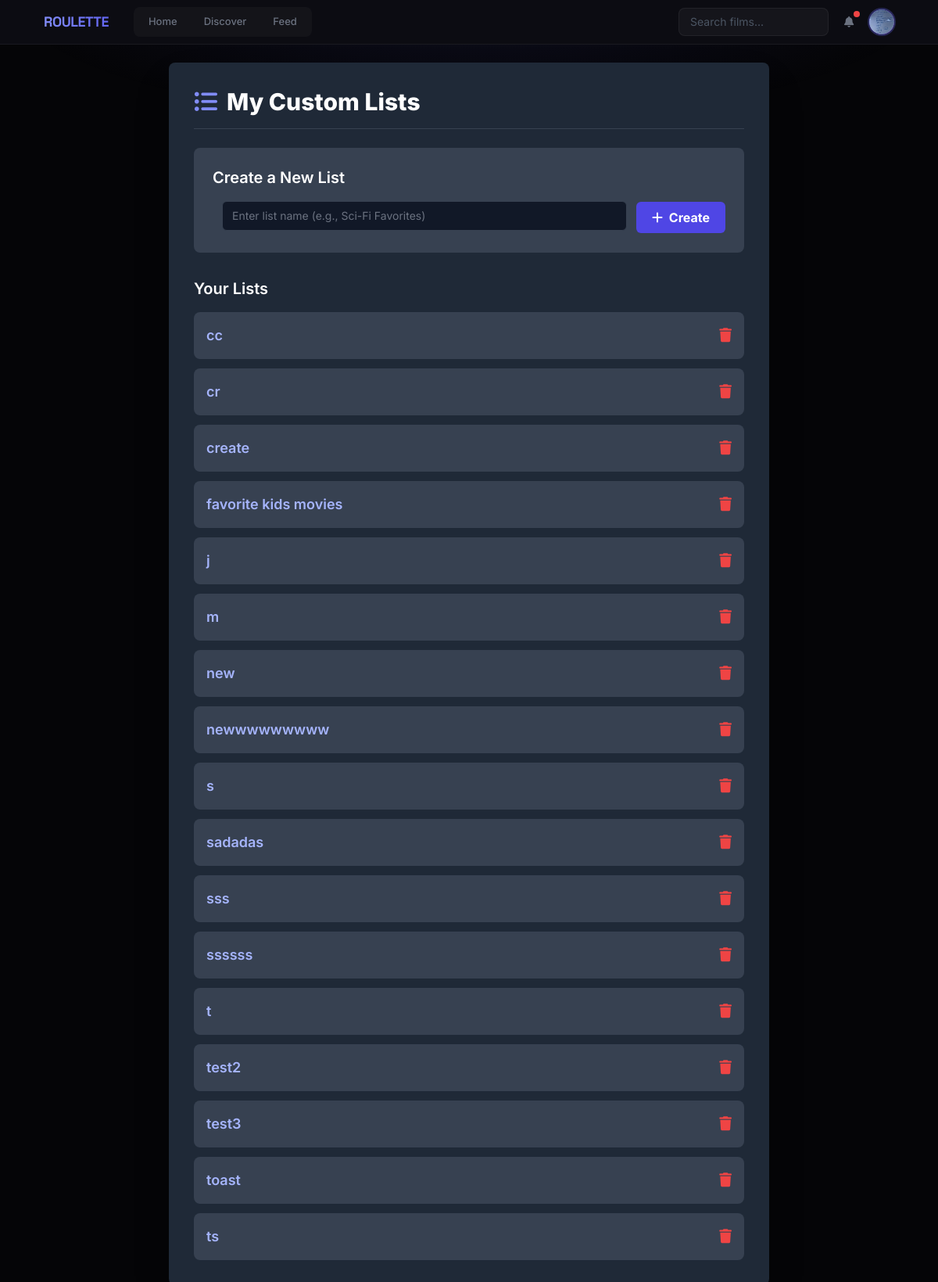
Screenshot of /lists/ (signed in) with the database file from the repository.
### users/models.py (models this page shows, shortened)
class Profile(models.Model):
    user = models.OneToOneField(settings.AUTH_USER_MODEL, on_delete=models.CASCADE)
    is_favorites_private = models.BooleanField(default=False)
    bio = models.TextField(max_length=500, blank=True)
    image = models.ImageField(default='default.jpg', upload_to='profile_pics')

### roulette/models.py (models this page shows, shortened)
class UserList(models.Model):
    user = models.ForeignKey(settings.AUTH_USER_MODEL, on_delete=models.CASCADE, related_name='custom_lists')
    name = models.CharField(max_length=100)
    description = models.TextField(blank=True, null=True, max_length=500, help_text="Optional: Describe your list.")
    is_public = models.BooleanField(default=True, help_text="Make this list viewable by others?")
    created_at = models.DateTimeField(auto_now_add=True)
    updated_at = models.DateTimeField(auto_now=True)
    class Meta:
        unique_together = ('user', 'name')
        ordering = ['name']

### roulette/views.py (the view)
# urls.py: path('lists/', views.list_all_lists_view, name='list_all'),        # Page to view/create lists
@login_required
def list_all_lists_view(request):
    user_lists = UserList.objects.filter(user=request.user)
    form = UserListForm()
    context = {
        'lists': user_lists,
        'form': form,
    }
    return render(request, 'roulette/list_all.html', context)

### roulette/context_processors.py (called while the page is built)
def unread_notifications_count(request):
    if request.user.is_authenticated:
        count = Notification.objects.filter(recipient=request.user, read=False).count()
        return {'unread_notifications_count': count}
    return {'unread_notifications_count': 0} # Return 0 if user is not logged in

### roulette/templates/roulette/list_all.html (shortened to what this page needs)
{% extends 'roulette/base.html' %}
{% block content %}
<div class="bg-gray-800 p-8 rounded-lg shadow-2xl max-w-3xl mx-auto">
    <h2 class="text-3xl font-extrabold text-white mb-6 border-b border-gray-700 pb-4">
        <i class="fas fa-list-ul mr-3 text-indigo-400"></i>My Custom Lists
    </h2>
    <div class="mb-8 p-6 bg-gray-700 rounded-lg">
        <h3 class="text-xl font-semibold text-white mb-4">Create a New List</h3>
        <form id="create-list-form" action="{% url 'roulette:list_create' %}" method="POST" class="flex items-center space-x-3">
            <div class="flex-grow">
                {{ form.name }}
            </div>
            <button type="submit" class="bg-indigo-600 hover:bg-indigo-700 text-white font-bold py-2 px-5 rounded-md">
                <i class="fas fa-plus mr-1"></i> Create
            </button>
        </form>
    </div>
    <div>
        <h3 class="text-xl font-semibold text-white mb-4">Your Lists</h3>
        <div id="user-lists-container" class="space-y-3">
            {% for list in lists %}
                <div class="user-list-item flex items-center justify-between p-4 bg-gray-700 rounded-lg hover:bg-gray-600 transition-colors" data-list-id="{{ list.id }}">
                    <a href="{% url 'roulette:list_detail' list_id=list.id %}" class="font-semibold text-lg text-indigo-300 hover:text-indigo-100 flex-grow mr-4 list-name">
                        {{ list.name }}
                    </a>
                    <button type="button" class="delete-list-btn text-red-500 hover:text-red-400 text-lg"
                            data-list-id="{{ list.id }}"
                            data-list-name="{{ list.name|escapejs }}"
                            data-delete-url="{% url 'roulette:list_delete' list_id=list.id %}"
                            title="Delete List">
                        <i class="fas fa-trash"></i>
                    </button>
                </div>
            {% empty %}
                <p id="no-lists-message" class="text-gray-400 text-center py-4">You haven't created any custom lists yet.</p>
            {% endfor %}
        </div>
    </div>
</div>
{% endblock %}

### roulette/templates/roulette/base.html (shortened to what this page needs)
<!DOCTYPE html>
<html lang="en">
<head>
    <script src="https://cdn.tailwindcss.com"></script>
    <link rel="stylesheet" href="https://cdnjs.cloudflare.com/ajax/libs/font-awesome/6.5.1/css/all.min.css">
</head>
<body class="min-h-screen flex flex-col relative">
    <nav class="fixed top-0 left-0 right-0 z-50 bg-[#0c0c12] border-b border-white/[0.06]">
        <div class="max-w-6xl mx-auto px-4 sm:px-6 lg:px-8">
            <div class="flex items-center justify-between h-14">
                <div class="flex items-center gap-8">
                    <a href="{% url 'roulette:roulette_view' %}" class="font-display font-bold text-lg tracking-tight">
                        <span class="bg-gradient-to-r from-indigo-400 to-indigo-500 bg-clip-text text-transparent">ROULETTE</span>
                    </a>
                    <div class="hidden md:flex nav-pill-group">
    <a href="{% url 'roulette:roulette_view' %}"
       class="nav-pill {% if request.path == '/' or request.path == '/home/' %}nav-pill-active{% endif %}">Home</a>
    <a href="{% url 'roulette:discover' %}"
       class="nav-pill {% if '/discover/' in request.path %}nav-pill-active{% endif %}">Discover</a>
       <a href="{% url 'roulette:feed' %}"
       class="nav-pill {% if '/feed/' in request.path %}nav-pill-active{% endif %}">Feed</a>
</div>
                </div>
                <div class="hidden md:flex items-center gap-2">
                    <form action="{% url 'roulette:search_results' %}" method="GET">
                        <input type="text" name="q" placeholder="Search films..."
                               class="w-48 bg-white/[0.04] border border-white/[0.06] rounded-lg py-[7px] pl-3.5 pr-9 text-sm text-white placeholder-gray-600 focus:outline-none focus:border-indigo-500/40 focus:bg-white/[0.06] transition-all">
                    </form>
                    {% if user.is_authenticated %}
                        <a href="{% url 'roulette:notifications' %}" id="navbar-notifications-link"
                           class="relative w-9 h-9 flex items-center justify-center rounded-lg text-gray-500 hover:text-gray-300 hover:bg-white/[0.05] transition-all">
                            <i class="fas fa-bell text-sm"></i>
                            <span id="navbar-unread-count" class="absolute top-1 right-1 w-2 h-2 rounded-full bg-red-500 {% if unread_notifications_count == 0 %}hidden{% endif %}"></span>
                        </a>
                        <div class="relative dropdown">
                            <button id="user-menu-button" type="button"
                                    class="w-8 h-8 rounded-full bg-gradient-to-br from-indigo-500 to-purple-500 flex items-center justify-center text-xs font-semibold text-white ring-2 ring-indigo-500/30 cursor-pointer hover:ring-indigo-500/50 transition-all overflow-hidden"
                                    aria-expanded="false" aria-haspopup="true">
                                {% if user.profile.image and user.profile.image.url != '/media/default.jpg' %}
                                    <img src="{{ user.profile.image.url }}" class="w-full h-full rounded-full object-cover" alt="">
                                {% else %}
                                    {{ user.username|first|upper }}
                                {% endif %}
                            </button>
                        </div>
                    {% else %}
                        <a href="{% url 'users:login' %}" class="px-3 py-1.5 rounded-lg text-sm text-gray-400 hover:text-white transition-colors">Log in</a>
                        <a href="{% url 'users:signup' %}" class="px-4 py-1.5 rounded-lg text-sm font-semibold text-white bg-indigo-600 hover:bg-indigo-500 transition-colors">Sign up</a>
                    {% endif %}
                </div>
            </div>
        </div>
    </nav>
    <main class="flex-1 w-full max-w-7xl mx-auto px-4 sm:px-6 lg:px-8 pt-20 pb-16 relative z-10">
        {% block content %}{% endblock %}
    </main>
</body>
</html>

### rows the page displays
UserList: name "cc"
UserList: name "cr"
UserList: name "create"
UserList: name "favorite kids movies"
UserList: name "j"
UserList: name "m"
UserList: name "new"
UserList: name "newwwwwwwww"
UserList: name "s"
UserList: name "sadadas"
UserList: name "sss"
UserList: name "ssssss"
UserList: name "t"
UserList: name "test2"
UserList: name "test3"
UserList: name "toast"
UserList: name "ts"
